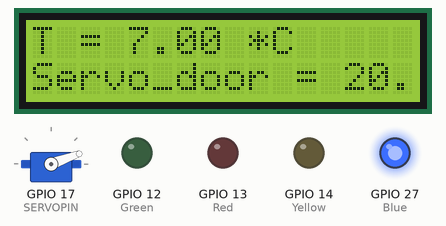
Bench run of a sketch on a simulated ESP32. On the bench: servo, 16×2 character LCD, output pins drawn as LEDs (lit = HIGH). WiFi joins after 1.5 s; servers stay silent unless stated; uploads are accepted with an empty reply; random numbers use the default seed unless the sketch sets one; what the sketch prints to the serial monitor is not drawn.

Above: at 3.0 s.
At 4.0 s:
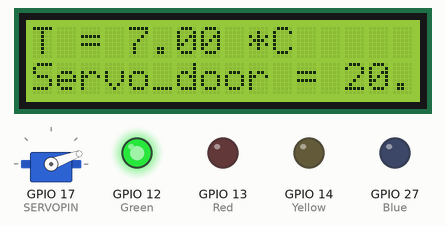
At 5.4 s:
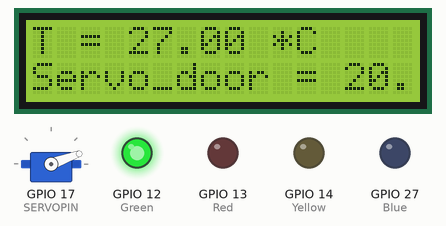
Timing chart, 0 to 6.9 s (numbered marks = the images above):
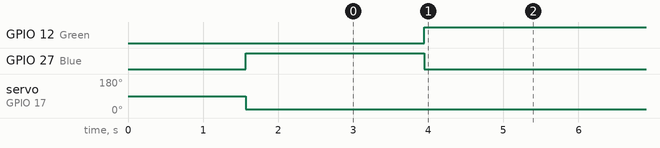

Measured:
- by itself, GPIO 12 (Green): LOW → HIGH at 3.9 s
- by itself, GPIO 27 (Blue): LOW → HIGH at 1.6 s, → LOW 2.4 s later
- by itself, servo on GPIO 17 (SERVOPIN): 90° → 20° at 1.6 s
- what the display in image 0 shows lasts 2.4 s, from 2.9 s to 5.3 s

The sketch:

Code5.ino
```cpp
// WiFi
#include <WiFi.h>
#include <WiFiClient.h>
WiFiClient client;
#include <Wire.h>
#include <OneWire.h>
#include <ArduinoJson.h>

// Sensor
//#include <Adafruit_Sensor.h>
#include <DHT.h>
#define DHTPIN            15         //  Контакт, который подключен к датчику DHT
DHT dht(DHTPIN, DHT11);
int t  = random(40);

// Display
#include <LiquidCrystal_I2C.h>
LiquidCrystal_I2C lcd(0x27,16,2);

// Sensor
#define sensorCount 3
char* sensorName[] = {"Temp","Led","Servo_door"};
float sensorValues[sensorCount];

// Name Sensor
#define  Temp 0
#define  Led 1
#define  Servo_door 2

// Led
#define Red 13
#define Green 12
#define Yellow 14
#define Blue 27

// Servo
#include <ESP32Servo.h>
#define SERVOPIN 17
Servo myservo;

// WiFi config
char ssid[] = "Galaxy S10b57e";
char pass[] = "1234567890";

// ThingWorx
char iot_server[] = "192.168.43.36";
IPAddress iot_address(192,168,43,36);
char appKey[] = "30bf4fe9-5d55-4ddb-990a-3cdcbdfa8fb2";
char thingName[] = "Kyrsovay";
char serviceName[] = "Code";

// Timer
long timer_iot_timeout = 0;
#define TIMEOUT 1000 // 1 second timout
#define IOT_TIMEOUT1 5000
#define IOT_TIMEOUT2 100
#define AUTO_UPDATE_TIME 500
#define THINGWORX_UPDATE_TIME 30000
#define SENSORS_UPDATE_TIME 5000
#define PRINT_UPDATE_TIME 5000
unsigned long timer_thingworx = 0;
unsigned long timer_print = 0;
unsigned long timer_auto = 0;
unsigned long timer_sensors = 0;

#define BUFF_LENGTH 256
char buff[BUFF_LENGTH] = "";
int btn_state = 0;
int auto_control = 0;

void setup() {
  Serial.begin(115200);
  dht.begin();
  myservo.attach(SERVOPIN);

  Serial.println("Conecting to WiFi");
  WiFi.begin(ssid, pass);
  while (WiFi.status() != WL_CONNECTED){
    delay(500);
    Serial.println(".");
    }
  Serial.println("Local IP:");
  Serial.println(WiFi.localIP());

  pinMode(Red, OUTPUT);
  pinMode(Green, OUTPUT);
  pinMode(Yellow, OUTPUT);
  pinMode(Blue, OUTPUT);

  lcd.init();
  lcd.backlight();
  lcd.clear();
  lcd.setCursor(0,0);
}

void sensor(){
  sensorValues[Temp] = t;
  if (isnan(sensorValues[Temp]))
  {
    Serial.println("Failed to read from DHT11 sensor!");
  }
  if (sensorValues[Temp] > 28){
    t -= (sensorValues[Temp] - 28);
    sensorValues[Led] = 3;
    sensorValues[Servo_door] -= (sensorValues[Temp] - 28);
    myservo.write(sensorValues[Servo_door]);
    digitalWrite(Green, LOW);
    digitalWrite(Red, HIGH);
    digitalWrite(Yellow, LOW);
    digitalWrite(Blue, LOW);
  }
  else if (sensorValues[Temp] >= 24){
    sensorValues[Led] = 2;
    digitalWrite(Green, HIGH);
    digitalWrite(Red, LOW);
    digitalWrite(Yellow, LOW);
    digitalWrite(Blue, LOW);
  }
  else if (sensorValues[Temp] > 14) {
    sensorValues[Led] = 1;
     t += 10;
    sensorValues[Servo_door] += 10;
    myservo.write(sensorValues[Servo_door]);
    digitalWrite(Yellow, HIGH);
    digitalWrite(Green, LOW);
    digitalWrite(Red, LOW);
    digitalWrite(Blue, LOW);

  }
  else{
    sensorValues[Led] = 0;
    t += 20;
    sensorValues[Servo_door] += 20;
    myservo.write(sensorValues[Servo_door]);
    digitalWrite(Red, LOW);
    digitalWrite(Blue, HIGH);
    digitalWrite(Yellow, LOW);
    digitalWrite(Green, LOW);
  }
}

void printDataLCD()
{
  lcd.clear();
  lcd.setCursor(0, 0);
  lcd_printstr("T = " + String(sensorValues[Temp]) + " *C");
  lcd.setCursor(0, 1);
  String color = "Red";
  if (sensorValues[Led] == 1){ color = "Yellow";}
  else if (sensorValues[Led] == 2){ color = "Green";}
  lcd_printstr("Led = " + color);
  lcd.setCursor(0, 2);
  lcd_printstr("Servo_door = " + String(sensorValues[Servo_door]) + " grad");
}
void lcd_printstr(String str1)
{
  for (int i = 0; i < str1.length(); i++)
  {
    lcd.print(str1.charAt(i));
  }
}

void sendThingWorxStream()
{
  // Подключение к серверу
  Serial.println("Connecting to IoT server...");
  if (client.connect(iot_address, 80))
  {
    // Проверка установления соединения
    if (client.connected())
    {
      // Отправка заголовка сетевого пакета
      Serial.println("Sending data to IoT server...\n");
      Serial.print("POST /Thingworx/Things/");
      client.print("POST /Thingworx/Things/");
      Serial.print(thingName);
      client.print(thingName);
      Serial.print("/Services/");
      client.print("/Services/");
      Serial.print(serviceName);
      client.print(serviceName);
      Serial.print("?appKey=");
      client.print("?appKey=");
      Serial.print(appKey);
      client.print(appKey);
      Serial.print("&method=post&x-thingworx-session=true");
      client.print("&method=post&x-thingworx-session=true");
      // Отправка данных с датчиков
      for (int idx = 0; idx < sensorCount; idx ++)
      {
        Serial.print("&");
        client.print("&");
        Serial.print(sensorName[idx]);
        client.print(sensorName[idx]);
        Serial.print("=");
        client.print("=");
        Serial.print(sensorValues[idx]);
        client.print(sensorValues[idx]);
      }
      Serial.println();
      // Закрываем пакет
      //Serial.println(" HTTP/1.1");
      client.println(" HTTP/1.1");
      //Serial.println("Accept: application/json");
      client.println("Accept: application/json");
      //Serial.print("Host: ");
      client.print("Host: ");
      //Serial.println(iot_server);
      client.println(iot_server);
      //Serial.println("Content-Type: application/json");
      client.println("Content-Type: application/json");
      //Serial.println();
      client.println();

      // Ждем ответа от сервера
      timer_iot_timeout = millis();
      while ((client.available() == 0) && (millis() < timer_iot_timeout + IOT_TIMEOUT1))
      {
        delay(10);
      }

      // Выводим ответ о сервера, и, если медленное соединение, ждем выход по таймауту
      int iii = 0;
      bool currentLineIsBlank = true;
      bool flagJSON = false;
      timer_iot_timeout = millis();
      while ((millis() < timer_iot_timeout + IOT_TIMEOUT2) && (client.connected()))
      {
        while (client.available() > 0)
        {
          char symb = client.read();
          //Serial.print(symb);
          if (symb == '{')
          {
            flagJSON = true;
          }
          else if (symb == '}')
          {
            flagJSON = false;
          }
          if (flagJSON == true)
          {
            buff[iii] = symb;
            iii ++;
          }
          delay(10);
          timer_iot_timeout = millis();
        }
        delay(10);
      }
      buff[iii] = '}';
      buff[iii + 1] = '\0';
      Serial.println(buff);
      // Закрываем соединение
      client.stop();
    }
  }
}

void printAllSensors()
{
  for (int i = 0; i < sensorCount; i++)
  {
    Serial.print(sensorName[i]);
    Serial.print(" = ");
    Serial.println(sensorValues[i]);
  }
}
void loop() {
  sensor();
  sendThingWorxStream();
  printDataLCD();
  printAllSensors();
  delay(1000);
}
```
